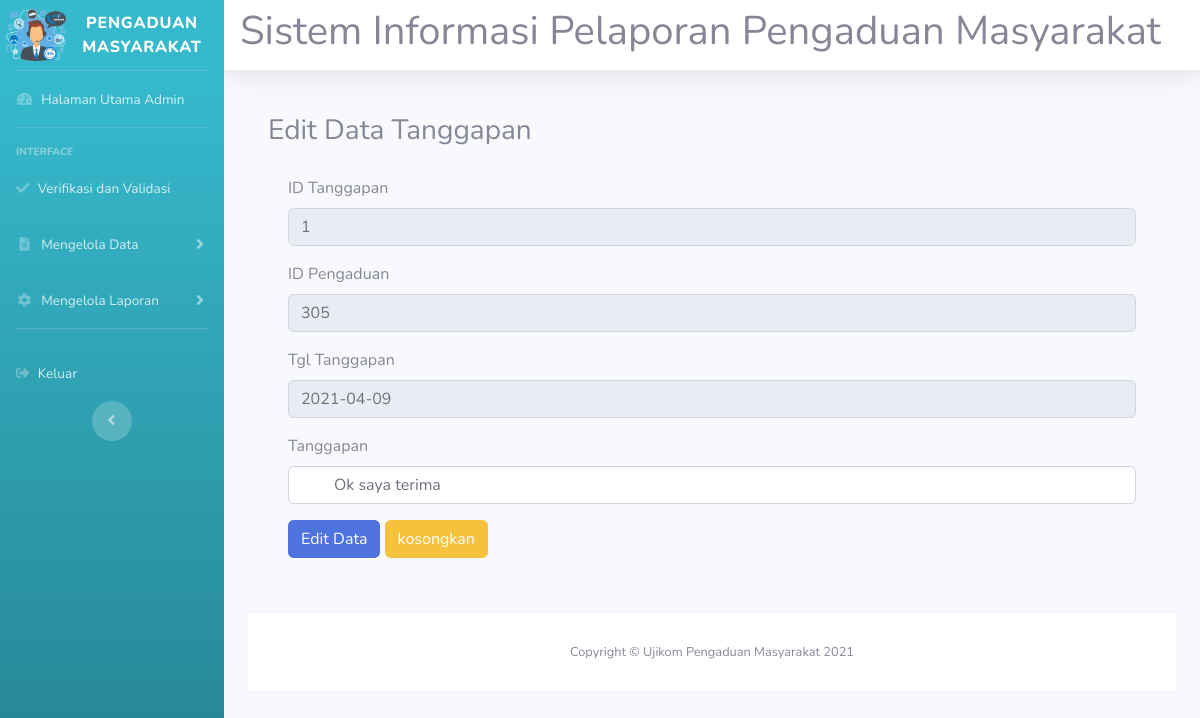
Screenshot of /aplikasi_pengaduanmasyarakat/admin/rifki_admin.php?url=rifki_edittanggapanptgs&id=1 with the database file from the repository.
### tables this page shows
CREATE TABLE `rifki_tanggapanptgs` (
  `rifki_id_tgpan` int(11) NOT NULL,
  `rifki_id_pengaduan` int(11) NOT NULL,
  `rifki_tgl` date NOT NULL,
  `rifki_tanggapanptgs` varchar(255) NOT NULL
);

### aplikasi_pengaduanmasyarakat/admin/rifki_edittanggapanptgs.php (the view, shortened to what this page needs)
<!DOCTYPE html>
<html lang="en">
<head>
  <link href="../vendor/fontawesome-free/css/all.min.css" rel="stylesheet" type="text/css">
  <link href="../css/sb-admin-2.min.css" rel="stylesheet">
</head>
<body id="page-top">
<div class="card-body">
  <div class="card_header">
    <h3>Edit Data Tanggapan</h3>
  </div>
  <div class="card-body">
    <?php
    include '../rifki_koneksi.php';
    $id=$_GET['id'];
    $sql = mysqli_query($koneksi, "SELECT * FROM rifki_tanggapanptgs WHERE rifki_id_tgpan='$id'");
    if($data=mysqli_fetch_array($sql)){
  ?>
    <form action="rifki_updatetanggapan.php" method="post" class="form-horizontal">
       <div class="form-group cols-sm-6">
        <label>ID Tanggapan</label><br>
        <input type="text" name="rifki_id_tgpan" value="<?php echo $data['rifki_id_tgpan'] ?>" class="form-control" readonly>
      </div>
      <div class="form-group cols-sm-6">
        <label>ID Pengaduan</label><br>
        <input type="text" name="rifki_id_pengaduan" value="<?php echo $data['rifki_id_pengaduan']; ?>" class="form-control" readonly>
      </div>
      <div class="form-group cols-sm-6">
        <label>Tgl Tanggapan</label><br>
        <input type="text" name="rifki_tgl" value="<?php echo $data['rifki_tgl']; ?>" class="form-control" readonly>
      </div>
      <div class="form-group cols-sm-6">
        <label>Tanggapan</label><br>
        <input type="text" name="rifki_tanggapanptgs" value="<?php echo $data['rifki_tanggapanptgs']; ?>" class="form-control">
      </div>
      <div class="form-group cols-sm-6">
        <input type="submit" value="Edit Data" name="rifki_simpan" class="btn btn-primary">
        <input type="reset" value="kosongkan" class="btn btn-warning">
      </div>
    </form>
    <?php } ?>
</body>
</html>

### rows the page displays
rifki_tanggapanptgs: rifki_id_tgpan "1", rifki_id_pengaduan "305", rifki_tgl "2021-04-09", rifki_tanggapanptgs "Ok saya terima"
